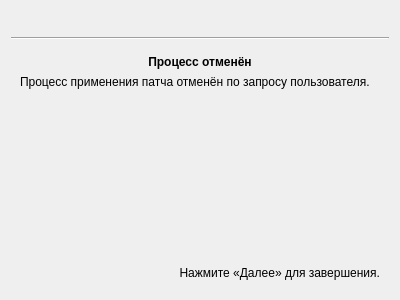
<?xml version="1.0" encoding="UTF-8"?>
<ui version="4.0">
 <class>ProgressPage</class>
 <widget class="QWidget" name="ProgressPage">
  <property name="geometry">
   <rect>
    <x>0</x>
    <y>0</y>
    <width>400</width>
    <height>300</height>
   </rect>
  </property>
  <property name="windowTitle">
   <string/>
  </property>
  <property name="title" stdset="0">
   <string>Применение патча к бэкап-образу</string>
  </property>
  <layout class="QVBoxLayout" name="verticalLayout">
   <item>
    <layout class="QHBoxLayout" name="horizontalLayout_2">
     <item>
      <widget class="ActionListWidget" name="actionList" native="true"/>
     </item>
     <item>
      <spacer name="horizontalSpacer">
       <property name="orientation">
        <enum>Qt::Horizontal</enum>
       </property>
       <property name="sizeHint" stdset="0">
        <size>
         <width>40</width>
         <height>20</height>
        </size>
       </property>
      </spacer>
     </item>
    </layout>
   </item>
   <item>
    <widget class="Line" name="line">
     <property name="orientation">
      <enum>Qt::Horizontal</enum>
     </property>
    </widget>
   </item>
   <item>
    <widget class="QStackedWidget" name="stackedWidget">
     <property name="currentIndex">
      <number>3</number>
     </property>
     <widget class="QWidget" name="progress">
      <layout class="QVBoxLayout" name="verticalLayout_2">
       <item>
        <spacer name="verticalSpacer">
         <property name="orientation">
          <enum>Qt::Vertical</enum>
         </property>
         <property name="sizeHint" stdset="0">
          <size>
           <width>20</width>
           <height>0</height>
          </size>
         </property>
        </spacer>
       </item>
       <item>
        <layout class="QVBoxLayout" name="progressLayout">
         <item>
          <layout class="QHBoxLayout" name="horizontalLayout">
           <item>
            <widget class="QLabel" name="progressLabel">
             <property name="text">
              <string>Прогресс задачи:</string>
             </property>
            </widget>
           </item>
           <item>
            <spacer name="horizontalSpacer_2">
             <property name="orientation">
              <enum>Qt::Horizontal</enum>
             </property>
             <property name="sizeHint" stdset="0">
              <size>
               <width>40</width>
               <height>20</height>
              </size>
             </property>
            </spacer>
           </item>
           <item>
            <widget class="QLabel" name="progressText">
             <property name="text">
              <string/>
             </property>
            </widget>
           </item>
          </layout>
         </item>
         <item>
          <widget class="QProgressBar" name="progressBar">
           <property name="value">
            <number>24</number>
           </property>
          </widget>
         </item>
        </layout>
       </item>
      </layout>
     </widget>
     <widget class="QWidget" name="completed">
      <layout class="QVBoxLayout" name="verticalLayout_4">
       <item>
        <widget class="QLabel" name="label_4">
         <property name="font">
          <font>
           <weight>75</weight>
           <bold>true</bold>
          </font>
         </property>
         <property name="text">
          <string>Поздравляем!</string>
         </property>
         <property name="alignment">
          <set>Qt::AlignCenter</set>
         </property>
        </widget>
       </item>
       <item>
        <widget class="QLabel" name="label">
         <property name="text">
          <string>Все этапы применения патча завершены.</string>
         </property>
         <property name="alignment">
          <set>Qt::AlignCenter</set>
         </property>
         <property name="wordWrap">
          <bool>true</bool>
         </property>
        </widget>
       </item>
       <item>
        <spacer name="verticalSpacer_2">
         <property name="orientation">
          <enum>Qt::Vertical</enum>
         </property>
         <property name="sizeHint" stdset="0">
          <size>
           <width>20</width>
           <height>167</height>
          </size>
         </property>
        </spacer>
       </item>
       <item>
        <widget class="QLabel" name="label_8">
         <property name="text">
          <string>Нажмите «Далее» для окончания процесса.</string>
         </property>
         <property name="alignment">
          <set>Qt::AlignBottom|Qt::AlignRight|Qt::AlignTrailing</set>
         </property>
         <property name="wordWrap">
          <bool>true</bool>
         </property>
        </widget>
       </item>
      </layout>
     </widget>
     <widget class="QWidget" name="failed">
      <layout class="QVBoxLayout" name="verticalLayout_5">
       <item>
        <widget class="QLabel" name="label_5">
         <property name="font">
          <font>
           <weight>75</weight>
           <bold>true</bold>
          </font>
         </property>
         <property name="text">
          <string>Ошибка!</string>
         </property>
         <property name="alignment">
          <set>Qt::AlignCenter</set>
         </property>
        </widget>
       </item>
       <item>
        <widget class="QLabel" name="errorMessage">
         <property name="text">
          <string>К сожалению, во время применения патча возникла ошибка: %1</string>
         </property>
         <property name="wordWrap">
          <bool>true</bool>
         </property>
        </widget>
       </item>
       <item>
        <widget class="QLabel" name="errorDescription">
         <property name="text">
          <string>Error Description</string>
         </property>
         <property name="wordWrap">
          <bool>true</bool>
         </property>
        </widget>
       </item>
       <item>
        <spacer name="verticalSpacer_3">
         <property name="orientation">
          <enum>Qt::Vertical</enum>
         </property>
         <property name="sizeHint" stdset="0">
          <size>
           <width>20</width>
           <height>0</height>
          </size>
         </property>
        </spacer>
       </item>
       <item>
        <widget class="QLabel" name="label_6">
         <property name="text">
          <string>Нажмите «Далее» для подробностей.</string>
         </property>
         <property name="alignment">
          <set>Qt::AlignBottom|Qt::AlignRight|Qt::AlignTrailing</set>
         </property>
         <property name="wordWrap">
          <bool>true</bool>
         </property>
        </widget>
       </item>
      </layout>
     </widget>
     <widget class="QWidget" name="canceled">
      <layout class="QVBoxLayout" name="verticalLayout_3">
       <item>
        <widget class="QLabel" name="label_7">
         <property name="font">
          <font>
           <weight>75</weight>
           <bold>true</bold>
          </font>
         </property>
         <property name="text">
          <string>Процесс отменён</string>
         </property>
         <property name="alignment">
          <set>Qt::AlignCenter</set>
         </property>
        </widget>
       </item>
       <item>
        <widget class="QLabel" name="errorMessage_2">
         <property name="text">
          <string>Процесс применения патча отменён по запросу пользователя.</string>
         </property>
         <property name="wordWrap">
          <bool>true</bool>
         </property>
        </widget>
       </item>
       <item>
        <spacer name="verticalSpacer_4">
         <property name="orientation">
          <enum>Qt::Vertical</enum>
         </property>
         <property name="sizeHint" stdset="0">
          <size>
           <width>20</width>
           <height>167</height>
          </size>
         </property>
        </spacer>
       </item>
       <item>
        <widget class="QLabel" name="label_9">
         <property name="text">
          <string>Нажмите «Далее» для завершения.</string>
         </property>
         <property name="alignment">
          <set>Qt::AlignBottom|Qt::AlignRight|Qt::AlignTrailing</set>
         </property>
         <property name="wordWrap">
          <bool>true</bool>
         </property>
        </widget>
       </item>
      </layout>
     </widget>
    </widget>
   </item>
  </layout>
 </widget>
 <customwidgets>
  <customwidget>
   <class>ActionListWidget</class>
   <extends>QWidget</extends>
   <header>ActionListWidget.h</header>
   <container>1</container>
  </customwidget>
 </customwidgets>
 <resources>
  <include location="../../resources/Patcher.qrc"/>
 </resources>
 <connections/>
</ui>
